Frame 1 (no input): blank canvas, image omitted
Frame 60 (the mouse pressed at the canvas centre just before this capture): blank canvas, image omitted
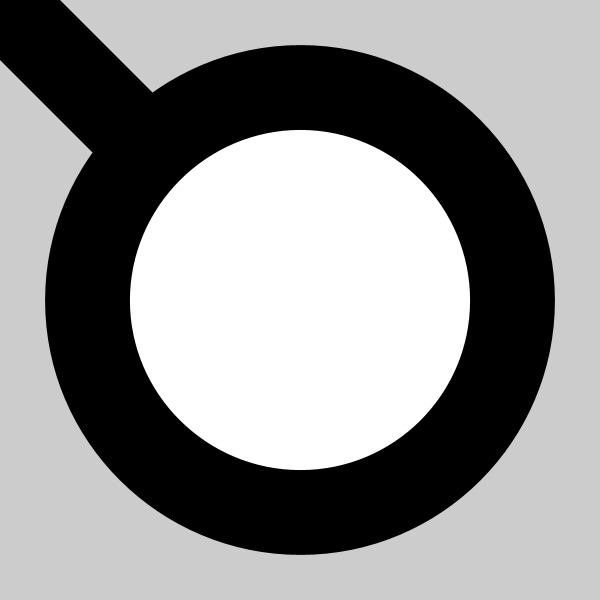
Frame 120 (the mouse held since frame 60 and released just before this capture)

The Processing sketch whose frames 1 and 60 were blank and that drew this single picture after the mouse press (run headless with seeded random() and noise(); from frame 60 on, the mouse is pressed at the canvas centre):

// Processing sketch: processing_134107
// ── processing_134107.pde

void setup() {
  size(600, 600);
}
void draw() {
  float vt = dist(mouseX,mouseY,pmouseX,pmouseY); // calcula la distancia entre la posiciÃ³n actual y la //anterior del cursor
  strokeWeight(vt/5);
  //stroke(0,100);
  line(mouseX,mouseY,pmouseX,pmouseY); // traza una línea continua
  ellipse(mouseX,mouseY,vt,vt);
}
